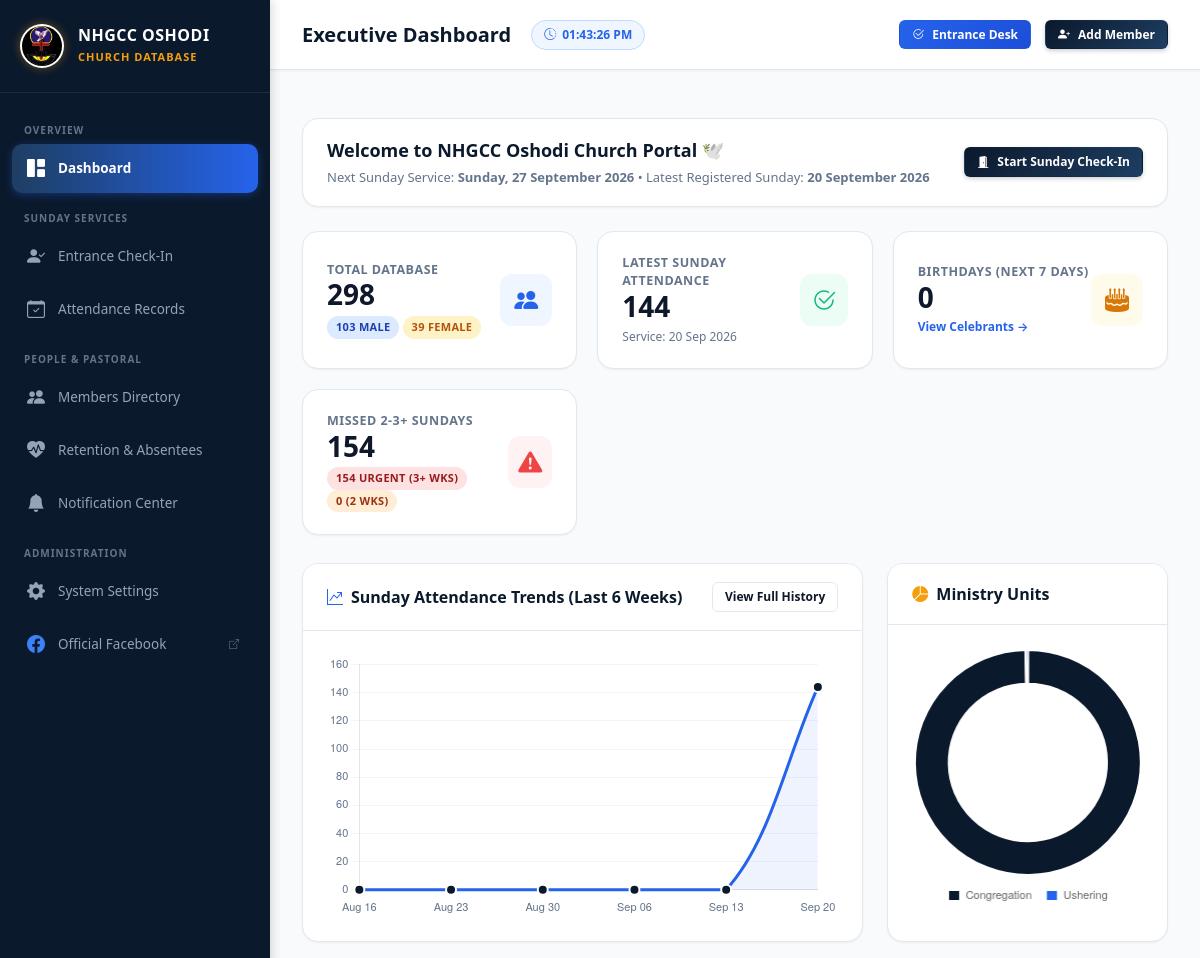
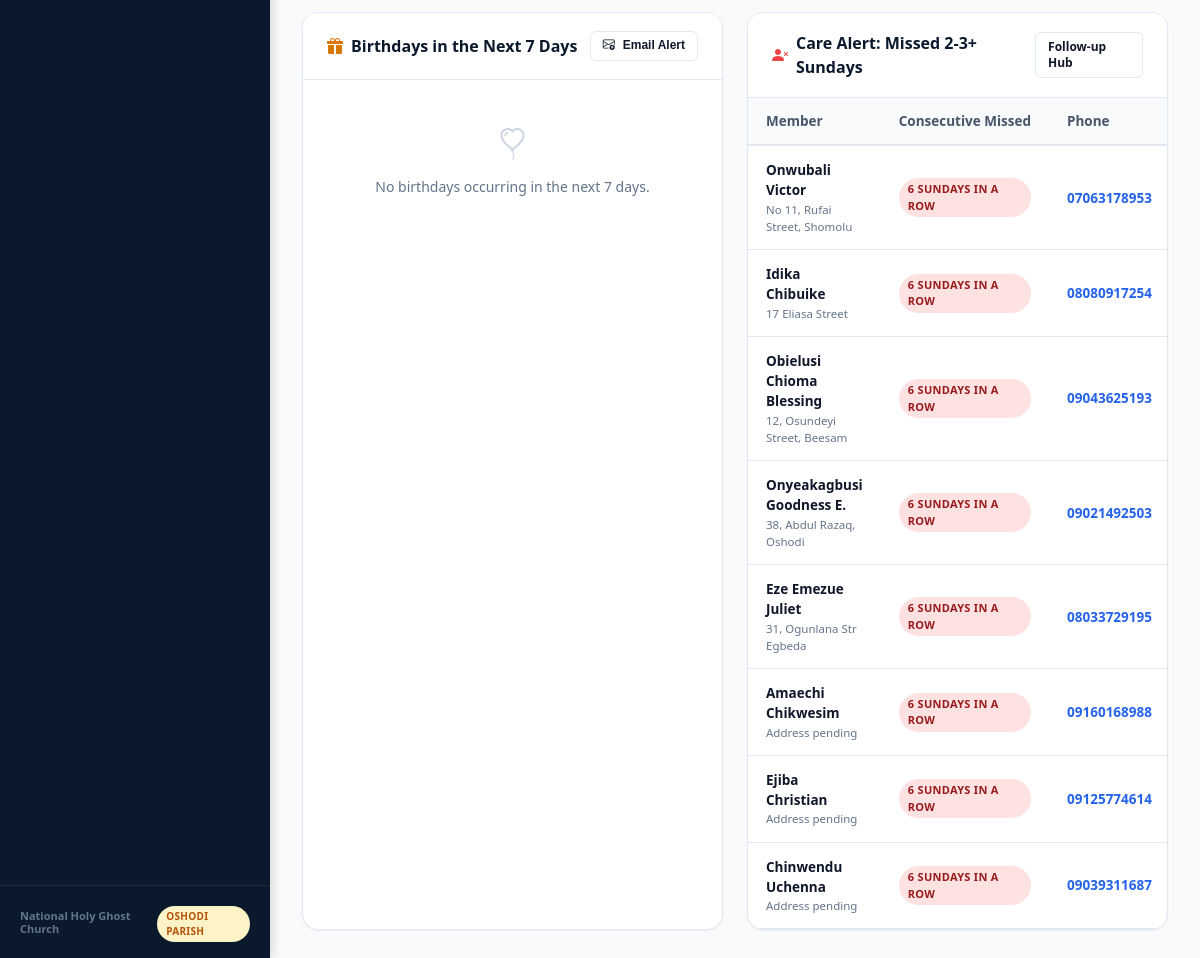
The page / on the database its author committed (2 pictures, top to bottom).
### app/models.py (models this page shows, shortened)
class Member(db.Model):
    __tablename__ = 'members'
    id = db.Column(db.Integer, primary_key=True)
    member_code = db.Column(db.String(30), unique=True, index=True)
    full_name = db.Column(db.String(150), nullable=False, index=True)
    first_name = db.Column(db.String(80))
    last_name = db.Column(db.String(80))
    title = db.Column(db.String(30), default='Member')
    phone = db.Column(db.String(50), index=True)
    email = db.Column(db.String(120), index=True)
    address = db.Column(db.Text)
    gender = db.Column(db.String(50), default='Not Specified')
    date_of_birth = db.Column(db.Date, nullable=True)
    birth_day = db.Column(db.Integer, nullable=True, index=True)
    birth_month = db.Column(db.Integer, nullable=True, index=True)
    department = db.Column(db.String(80), default='Congregation')
    status = db.Column(db.String(30), default='Active')
    date_joined = db.Column(db.Date, default=date.today)
    notes = db.Column(db.Text, nullable=True)
    is_active = db.Column(db.Boolean, default=True)
    created_at = db.Column(db.DateTime, default=datetime.utcnow)
    updated_at = db.Column(db.DateTime, default=datetime.utcnow, onupdate=datetime.utcnow)
    attendances = db.relationship('Attendance', backref='member', cascade='all, delete-orphan', lazy='dynamic')
    follow_up_logs = db.relationship('FollowUpLog', backref='member', cascade='all, delete-orphan', lazy='dynamic')
    @property
    def display_title_name(self):
        if self.title and self.title != 'Member':
            if not self.full_name.lower().startswith(self.title.lower()):
                return f"{self.title} {self.full_name}"
        return self.full_name

### app/routes/dashboard.py (the view)
@dashboard_bp.route('/')
def index():
    today = date.today()
    latest_sunday = get_latest_sunday(today)
    upcoming_sunday = get_upcoming_sunday(today)
    total_members = Member.query.filter_by(is_active=True).count()
    total_males = Member.query.filter_by(is_active=True, gender='Male').count()
    total_females = Member.query.filter_by(is_active=True, gender='Female').count()
    latest_att_count = Attendance.query.filter_by(service_date=latest_sunday, status='Present').count()
    upcoming_birthdays = get_birthdays_in_range(days_ahead=7, reference_date=today)
    absentees_data = get_consecutive_absentees(min_weeks=2, max_weeks=6, reference_date=today)
    urgent_absentees = absentees_data['absentees'][:8]
    recent_sundays = get_recent_sundays(count=6, reference_date=today)
    recent_sundays.reverse()
    chart_labels = [s.strftime('%b %d') for s in recent_sundays]
    chart_data = []
    for s in recent_sundays:
        cnt = Attendance.query.filter_by(service_date=s, status='Present').count()
        chart_data.append(cnt)
    dept_query = db.session.query(Member.department, func.count(Member.id)).filter(Member.is_active == True).group_by(Member.department).all()
    dept_labels = [d[0] if d[0] else 'General' for d in dept_query]
    dept_counts = [d[1] for d in dept_query]
    recent_members = Member.query.order_by(Member.id.desc()).limit(5).all()
    return render_template(
        'dashboard.html',
        total_members=total_members,
        total_males=total_males,
        total_females=total_females,
        latest_sunday=latest_sunday,
        upcoming_sunday=upcoming_sunday,
        latest_att_count=latest_att_count,
        upcoming_birthdays=upcoming_birthdays,
        absentees_summary=absentees_data['summary'],
        urgent_absentees=urgent_absentees,
        chart_labels=chart_labels,
        chart_data=chart_data,
        dept_labels=dept_labels,
        dept_counts=dept_counts,
        recent_members=recent_members
    )

### app/templates/dashboard.html (shortened to what this page needs)
{% extends "base.html" %}
{% block header_title %}Executive Dashboard{% endblock %}
{% block content %}
<div style="background: #ffffff; border: 1px solid var(--border-color); border-radius: var(--radius-lg); padding: 18px 24px; margin-bottom: 24px; display: flex; align-items: center; justify-content: space-between; box-shadow: var(--shadow-sm);">
    <div>
        <h2 style="font-size: 18px; font-weight: 700; color: #0b192c; margin-bottom: 4px;">
            Welcome to NHGCC Oshodi Church Portal 🕊️
        </h2>
        <p style="color: #64748b; font-size: 13px;">
            Next Sunday Service: <strong>{{ upcoming_sunday.strftime('%A, %d %B %Y') }}</strong> • Latest Registered Sunday: <strong>{{ latest_sunday.strftime('%d %B %Y') }}</strong>
        </p>
    </div>
    <div style="display: flex; gap: 10px;">
        <a href="{{ url_for('attendance.checkin') }}" class="btn btn-primary btn-sm">
            <i class="bi bi-door-open-fill"></i> Start Sunday Check-In
        </a>
    </div>
</div>
<div class="metrics-grid">
    <div class="metric-card">
        <div class="metric-info">
            <p>Total Database</p>
            <h3>{{ total_members }}</h3>
            <div class="metric-subtext">
                <span class="badge badge-blue">{{ total_males }} Male</span>
                <span class="badge badge-gold">{{ total_females }} Female</span>
            </div>
        </div>
        <div class="metric-icon icon-blue">
            <i class="bi bi-people-fill"></i>
        </div>
    </div>
    <div class="metric-card">
        <div class="metric-info">
            <p>Latest Sunday Attendance</p>
            <h3>{{ latest_att_count }}</h3>
            <div class="metric-subtext">
                Service: {{ latest_sunday.strftime('%d %b %Y') }}
            </div>
        </div>
        <div class="metric-icon icon-green">
            <i class="bi bi-check2-circle"></i>
        </div>
    </div>
    <div class="metric-card">
        <div class="metric-info">
            <p>Birthdays (Next 7 Days)</p>
            <h3>{{ upcoming_birthdays|length }}</h3>
            <div class="metric-subtext">
                <a href="{{ url_for('notifications.index') }}" style="color: #2563eb; text-decoration: none; font-weight: 600;">View Celebrants &rarr;</a>
            </div>
        </div>
        <div class="metric-icon icon-gold">
            <i class="bi bi-cake2-fill"></i>
        </div>
    </div>
    <div class="metric-card">
        <div class="metric-info">
            <p>Missed 2-3+ Sundays</p>
            <h3>{{ absentees_summary.total_absentees }}</h3>
            <div class="metric-subtext">
                <span class="badge badge-danger">{{ absentees_summary.streak_3_plus }} Urgent (3+ wks)</span>
                <span class="badge badge-warning">{{ absentees_summary.streak_2 }} (2 wks)</span>
            </div>
        </div>
        <div class="metric-icon icon-red">
            <i class="bi bi-exclamation-triangle-fill"></i>
        </div>
    </div>
</div>
<div style="display: grid; grid-template-columns: 2fr 1fr; gap: 24px; margin-bottom: 28px;">
    <div class="card" style="margin-bottom: 0;">
        <div class="card-header">
            <div class="card-title">
                <i class="bi bi-graph-up-arrow" style="color: #2563eb;"></i>
                Sunday Attendance Trends (Last 6 Weeks)
            </div>
            <a href="{{ url_for('attendance.history') }}" class="btn btn-outline btn-sm">View Full History</a>
        </div>
        <div class="card-body" style="height: 310px;">
            <canvas id="attendanceTrendChart"></canvas>
        </div>
    </div>
    <div class="card" style="margin-bottom: 0;">
        <div class="card-header">
            <div class="card-title">
                <i class="bi bi-pie-chart-fill" style="color: #f59e0b;"></i>
                Ministry Units
            </div>
        </div>
        <div class="card-body" style="height: 310px;">
            <canvas id="departmentChart"></canvas>
        </div>
    </div>
</div>
<div style="display: grid; grid-template-columns: 1fr 1fr; gap: 24px;">
    <div class="card" style="margin-bottom: 0;">
        <div class="card-header">
            <div class="card-title">
                <i class="bi bi-gift-fill" style="color: #d97706;"></i>
                Birthdays in the Next 7 Days
            </div>
            <form action="{{ url_for('notifications.send_birthday_digest') }}" method="POST" style="margin: 0;">
                <button type="submit" class="btn btn-outline btn-sm" title="Dispatches email alert to church email">
                    <i class="bi bi-envelope-arrow-up"></i> Email Alert
                </button>
            </form>
        </div>
        <div class="card-body" style="padding: 0;">
            {% if upcoming_birthdays %}
            <div class="table-responsive">
                <table class="custom-table">
                    <thead>
                        <tr>
                            <th>Member</th>
                            <th>Date</th>
                            <th>Contact</th>
                            <th class="text-center">Action</th>
                        </tr>
                    </thead>
                    <tbody>
                        {% for item in upcoming_birthdays %}
                        <tr>
                            <td>
                                <div style="font-weight: 700; color: #0f172a;">{{ item.member.display_title_name }}</div>
                                <div style="font-size: 11.5px; color: #64748b;">{{ item.member.department or 'Member' }}</div>
                            </td>
                            <td>
                                {% if item.days_until == 7 %}
                                    <span class="badge badge-blue">In 7 Days ({{ item.target_date.strftime('%b %d') }})</span>
                                {% elif item.days_until == 0 %}
                                    <span class="badge badge-gold">🎉 Today!</span>
                                {% else %}
                                    <span class="badge badge-gold">In {{ item.days_until }} days ({{ item.target_date.strftime('%b %d') }})</span>
                                {% endif %}
                            </td>
                            <td>
                                {% if item.member.phone %}
                                    <a href="tel:{{ item.member.phone }}" style="color: #2563eb; text-decoration: none; font-weight: 600;">{{ item.member.phone }}</a>
                                {% else %}
                                    <span style="color: #94a3b8;">—</span>
                                {% endif %}
                            </td>
                            <td class="text-center">
                                {% if item.member.phone and item.member.phone.startswith('0') %}
                                    <a href="https://wa.me/234{{ item.member.phone[1:] }}?text=Happy%20Birthday%20in%20advance%20from%20NHGCC%20Oshodi!" target="_blank" class="btn btn-sm" style="background-color: #25D366; color: white; padding: 3px 8px; font-size: 11px;">
                                        <i class="bi bi-whatsapp"></i> Wish
                                    </a>
                                {% endif %}
                            </td>
                        </tr>
                        {% endfor %}
                    </tbody>
                </table>
            </div>
            {% else %}
            <div style="text-align: center; padding: 40px 20px; color: #64748b;">
                <i class="bi bi-balloon-heart" style="font-size: 32px; color: #cbd5e1; display: block; margin-bottom: 8px;"></i>
                No birthdays occurring in the next 7 days.
            </div>
            {% endif %}
        </div>
    </div>
    <div class="card" style="margin-bottom: 0;">
        <div class="card-header">
            <div class="card-title">
                <i class="bi bi-person-x-fill" style="color: #ef4444;"></i>
                Care Alert: Missed 2-3+ Sundays
            </div>
            <a href="{{ url_for('follow_up.index') }}" class="btn btn-outline btn-sm">Follow-up Hub</a>
        </div>
        <div class="card-body" style="padding: 0;">
            {% if urgent_absentees %}
            <div class="table-responsive">
                <table class="custom-table">
                    <thead>
                        <tr>
                            <th>Member</th>
                            <th>Consecutive Missed</th>
                            <th>Phone</th>
                        </tr>
                    </thead>
                    <tbody>
                        {% for item in urgent_absentees %}
                        <tr>
                            <td>
                                <div style="font-weight: 700; color: #0f172a;">{{ item.member.display_title_name }}</div>
                                <div style="font-size: 11.5px; color: #64748b;">{{ item.member.address or 'Address pending' }}</div>
                            </td>
                            <td>
                                {% if item.streak >= 3 %}
                                    <span class="badge badge-danger">{{ item.streak }} Sundays in a row</span>
                                {% else %}
                                    <span class="badge badge-warning">{{ item.streak }} Sundays</span>
                                {% endif %}
                            </td>
                            <td>
                                {% if item.member.phone %}
                                    <a href="tel:{{ item.member.phone }}" style="color: #2563eb; text-decoration: none; font-weight: 600;">{{ item.member.phone }}</a>
                                {% else %}
                                    <span style="color: #94a3b8;">—</span>
                                {% endif %}
                            </td>
                        </tr>
                        {% endfor %}
                    </tbody>
                </table>
            </div>
            {% else %}
            <div style="text-align: center; padding: 40px 20px; color: #64748b;">
                <i class="bi bi-shield-check" style="font-size: 32px; color: #10b981; display: block; margin-bottom: 8px;"></i>
                All active members have attended recently! No consecutive absentees detected.
            </div>
            {% endif %}
        </div>
    </div>
</div>
{% endblock %}
{% block extra_scripts %}
<script>
    const chartLabels = {{ chart_labels|tojson }};
    const chartData = {{ chart_data|tojson }};
    const deptLabels = {{ dept_labels|tojson }};
    const deptCounts = {{ dept_counts|tojson }};
    document.addEventListener('DOMContentLoaded', function() {
        initDashboardCharts(chartLabels, chartData, deptLabels, deptCounts);
    });
</script>
{% endblock %}

### rows shown on the page
Member: member.display_title_name "Onwubali Victor", member "No 11, Rufai Street, Shomolu", member.phone "07063178953"
Member: member.display_title_name "Idika Chibuike", member "17 Eliasa Street", member.phone "08080917254"
Member: member.display_title_name "Obielusi Chioma Blessing", member "12, Osundeyi Street, Beesam", member.phone "09043625193"
Member: member.display_title_name "Onyeakagbusi Goodness E.", member "38, Abdul Razaq, Oshodi", member.phone "09021492503"
Member: member.display_title_name "Eze Emezue Juliet", member "31, Ogunlana Str Egbeda", member.phone "08033729195"
Member: member.display_title_name "Amaechi Chikwesim", member "Address pending", member.phone "09160168988"
Member: member.display_title_name "Ejiba Christian", member "Address pending", member.phone "09125774614"
Member: member.display_title_name "Chinwendu Uchenna", member "Address pending", member.phone "09039311687"

### other values the page prints
{{ upcoming_sunday.strftime('%A, %d %B %Y') }} "Sunday, 27 September 2026"
{{ latest_sunday.strftime('%d %B %Y') }} "20 September 2026"
{{ total_members }} "298"
{{ total_males }} "103"
{{ total_females }} "39"
{{ latest_att_count }} "144"
{{ latest_sunday.strftime('%d %b %Y') }} "20 Sep 2026"
{{ upcoming_birthdays|length }} "0"
{{ absentees_summary.total_absentees }} "154"
{{ absentees_summary.streak_3_plus }} "154"
{{ absentees_summary.streak_2 }} "0"
{{ item.streak }} "6" "6" "6" "6" "6" "6" "6" "6"
chart data {{ chart_data|tojson }} [0, 0, 0, 0, 0, 144]
chart data {{ dept_labels|tojson }} ["Congregation", "Ushering"]
chart data {{ dept_counts|tojson }} [297, 1]
